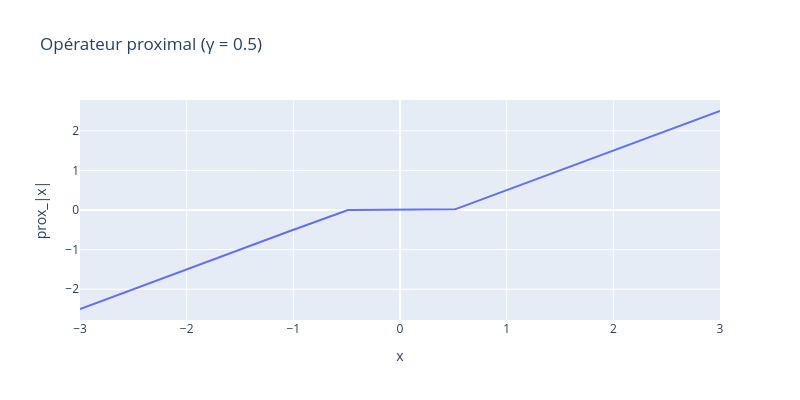
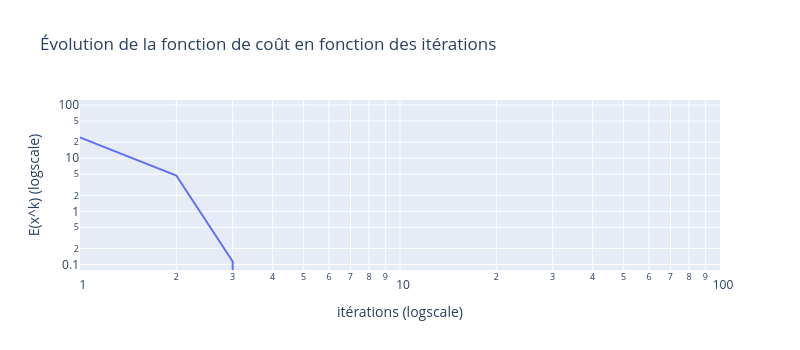

The cell these charts' notebook holds for them, in order:
### Markdown cell above
## **Affichage des résultats**

### Code cell
# fonction de coût
plt_cost = pandas.DataFrame({'x':np.arange(len(En)), 'y':En, 'legend':'cost'})


x = np.linspace(-3, 3, 400)
gamma = 0.5
z = 1.0

df = pandas.DataFrame({
    "x": x,
    "prox_|x|": prox_l1(x, gamma, lam)
})

fig = px.line(
    df,
    x="x",
    y= "prox_|x|",
    title=f"Opérateur proximal (γ = {gamma})",
    labels={"value": "prox", "x": "x"},
    width=800,
    height=400
)
fig.show()


fig = px.line(plt_cost,
              x='x', 
              y='y', 
              log_x=True, log_y=True,
              labels={'x':'itérations (logscale)','y':'E(x^k) (logscale)'},
              title='Évolution de la fonction de coût en fonction des itérations',
              width=800, height=350)
fig.show()

### Figure 1 — Plotly figure (JSON) as saved in the notebook; plotly's stock layout.template omitted (floating-point values rounded to 4 significant figures; data arrays with more than 128 entries replaced by an {"elided": "..."} marker saying what was removed)
{"data": [{"hovertemplate": "x=%{x}<br>prox_|x|=%{y}<extra></extra>", "legendgroup": "", "line": {"color": "#636efa", "dash": "solid"}, "marker": {"symbol": "circle"}, "mode": "lines", "name": "", "orientation": "v", "showlegend": false, "type": "scatter", "x": {"elided": "400 float values"}, "xaxis": "x", "y": {"elided": "400 float values"}, "yaxis": "y"}], "layout": {"height": 400, "legend": {"tracegroupgap": 0}, "title": {"text": "Opérateur proximal (γ = 0.5)"}, "width": 800, "xaxis": {"anchor": "y", "domain": [0, 1], "title": {"text": "x"}}, "yaxis": {"anchor": "x", "domain": [0, 1], "title": {"text": "prox_|x|"}}}}

### Figure 2 — Plotly figure (JSON) as saved in the notebook; plotly's stock layout.template omitted (floating-point values rounded to 4 significant figures)
{"data": [{"hovertemplate": "itérations (logscale)=%{x}<br>E(x^k) (logscale)=%{y}<extra></extra>", "legendgroup": "", "line": {"color": "#636efa", "dash": "solid"}, "marker": {"symbol": "circle"}, "mode": "lines", "name": "", "orientation": "v", "showlegend": false, "type": "scatter", "x": [0, 1, 2, 3, 4, 5, 6, 7, 8, 9, 10, 11, 12, 13, 14, 15, 16, 17, 18, 19, 20, 21, 22, 23, 24, 25, 26, 27, 28, 29, 30, 31, 32, 33, 34, 35, 36, 37, 38, 39, 40, 41, 42, 43, 44, 45, 46, 47, 48, 49, 50, 51, 52, 53, 54, 55, 56, 57, 58, 59, 60, 61, 62, 63, 64, 65, 66, 67, 68, 69, 70, 71, 72, 73, 74, 75, 76, 77, 78, 79, 80, 81, 82, 83, 84, 85, 86, 87, 88, 89, 90, 91, 92, 93, 94, 95, 96, 97, 98, 99, 100], "xaxis": "x", "y": [86.12, 24.57, 4.733, 0.1138, 0.0, 0.0, 0.0, 0.0, 0.0, 0.0, 0.0, 0.0, 0.0, 0.0, 0.0, 0.0, 0.0, 0.0, 0.0, 0.0, 0.0, 0.0, 0.0, 0.0, 0.0, 0.0, 0.0, 0.0, 0.0, 0.0, 0.0, 0.0, 0.0, 0.0, 0.0, 0.0, 0.0, 0.0, 0.0, 0.0, 0.0, 0.0, 0.0, 0.0, 0.0, 0.0, 0.0, 0.0, 0.0, 0.0, 0.0, 0.0, 0.0, 0.0, 0.0, 0.0, 0.0, 0.0, 0.0, 0.0, 0.0, 0.0, 0.0, 0.0, 0.0, 0.0, 0.0, 0.0, 0.0, 0.0, 0.0, 0.0, 0.0, 0.0, 0.0, 0.0, 0.0, 0.0, 0.0, 0.0, 0.0, 0.0, 0.0, 0.0, 0.0, 0.0, 0.0, 0.0, 0.0, 0.0, 0.0, 0.0, 0.0, 0.0, 0.0, 0.0, 0.0, 0.0, 0.0, 0.0, 0.0], "yaxis": "y"}], "layout": {"height": 350, "legend": {"tracegroupgap": 0}, "title": {"text": "Évolution de la fonction de coût en fonction des itérations"}, "width": 800, "xaxis": {"anchor": "y", "domain": [0, 1], "title": {"text": "itérations (logscale)"}, "type": "log"}, "yaxis": {"anchor": "x", "domain": [0, 1], "title": {"text": "E(x^k) (logscale)"}, "type": "log"}}}
